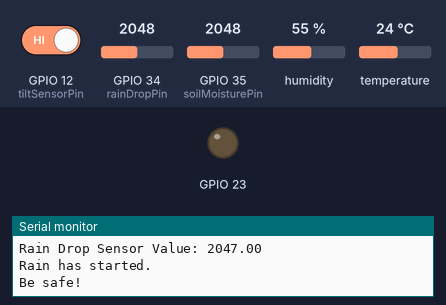
A sketch run on a simulated ESP32. On the bench: output pins drawn as LEDs (lit = HIGH), the last lines printed to the serial monitor. The test bench sets the inputs (shaded band); at power-on: GPIO 12 (tiltSensorPin) HIGH, GPIO 34 (rainDropPin) = 2048, GPIO 35 (soilMoisturePin) = 2048, humidity 55 %, temperature 24 °C. WiFi joins after 1.5 s; servers stay silent unless stated.

Above: at 3.0 s.
3.1 s: GPIO 12 (tiltSensorPin) driven LOW
At 4.2 s:
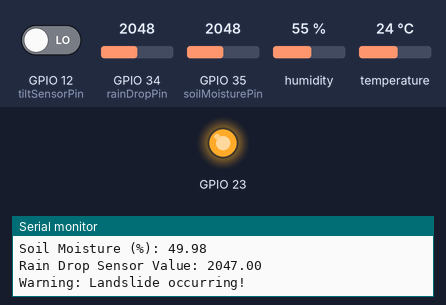
Timing chart, 0 to 6.1 s (numbered marks = the images above; inputs shaded):
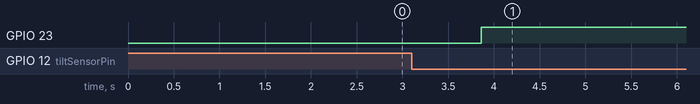

Measured:
- after the input at 3.1 s, GPIO 23: LOW → HIGH after 0.76 s

The sketch:

iotlandslide.ino
```cpp
#define BLYNK_TEMPLATE_ID "TMPL3jm0_Ykkx"
#define BLYNK_TEMPLATE_NAME "landslide detection1"
#define BLYNK_AUTH_TOKEN "OJNCRUj5UerXhcuAvYg9P7y_RiE9-GcK"


#include <DHT.h>
#include <WiFi.h>
//#include <ESP8266WiFi.h>         // For ESP8266 Wi-Fi connection
#include <BlynkSimpleEsp32.h>  // For Blynk using ESP8266
#include <Blynk.h>               // Include the main Blynk library


// For ESP32, replace the two includes above with <WiFi.h> and <BlynkSimpleEsp32.h>

#define DHTPIN 13    // Pin connected to DHT11
#define DHTTYPE DHT11

DHT dht(DHTPIN, DHTTYPE);

// Constants for sensors
const int soilMoisturePin = 35;  // Analog pin for soil moisture sensor
const int rainDropPin = 34;      // Analog pin for rain drop sensor
const int tiltSensorPin = 12;     // Digital pin for tilt sensor

const int rainThreshold = 100;   // Set your rain drop threshold value (0-1023)
unsigned long rainStartTime = 0; // Track time when rain starts
bool isRaining = false;          // Track if it is raining

// Blynk configuration
// #define BLYNK_TEMPLATE_ID "TMPL3C022gbv2"
// #define BLYNK_DEVICE_NAME "Landslide Detection"
// #define BLYNK_AUTH_TOKEN "WQ6waxYc-2m686xIBZmyj7-R4t7urF2e"

char auth[] = "OJNCRUj5UerXhcuAvYg9P7y_RiE9-GcK";  // Blynk Auth Token
char ssid[] = "Toy";  // Your Wi-Fi SSID
char pass[] = "toy12345"; // Your Wi-Fi Password

void setup() {
  Serial.begin(115200);

  // Initialize Blynk
  Blynk.begin(auth, ssid, pass);

  // Initialize DHT sensor
  dht.begin();

  // Set pin modes
  pinMode(soilMoisturePin, INPUT);
  pinMode(rainDropPin, INPUT);
  pinMode(tiltSensorPin, INPUT);
  pinMode(23,OUTPUT);
}

void loop() {
  Blynk.run();  // Run Blynk

  // Read sensors
  float soilMoistureValue = map(analogRead(soilMoisturePin),0,4095,4095,0);
  float rainDropValue = map(analogRead(rainDropPin),0,4095,4095,0);
  int tiltSensorValue = digitalRead(tiltSensorPin);

  // Read DHT11 values
  float humidity = dht.readHumidity();
  float temperature = dht.readTemperature();

  // Display values on Serial Monitor
  Serial.print("Humidity (%): ");
  Serial.println(humidity, 2);

  Serial.print("Temperature (C): ");
  Serial.println(temperature, 2);

  Serial.print("Soil Moisture (%): ");
  Serial.println(soilMoistureValue * 100 / 4096);

  Serial.print("Rain Drop Sensor Value: ");
  Serial.println(rainDropValue);

  // Send values to Blynk App
  Blynk.virtualWrite(V0, temperature);  // Temperature
  Blynk.virtualWrite(V1, humidity);     // Humidity
  Blynk.virtualWrite(V2, soilMoistureValue); // Soil moisture
  Blynk.virtualWrite(V3, rainDropValue);     // Rain drop sensor

  // Check for rain (analog value above threshold)
  if (rainDropValue > rainThreshold && !isRaining) {
    isRaining = true;
    rainStartTime = millis();  // Start tracking rain duration
    Serial.println("Rain has started.");
    Blynk.logEvent("rainstarted",String("Rain has started!"));
  }
  else if (rainDropValue <= rainThreshold && isRaining) {
    unsigned long rainDuration = (millis() - rainStartTime) / 1000;  // Duration in seconds
    Serial.print("Rain stopped. Duration: ");
    Serial.print(rainDuration);
    Serial.println("seconds");

    String message = "Rain has stopped! Duration: " + String(rainDuration) + " seconds";
    Blynk.logEvent("rainstopped",message);
    isRaining = false;
  }

  // Check tilt sensor for landslide warning
  if (tiltSensorValue == LOW) {
    Serial.println("Warning: Landslide occurring!");
    Blynk.logEvent("landslide_detection","Warning: Landslide detected!");
    digitalWrite(23,HIGH);
  } else {
    Serial.println("Be safe!");
  }

  delay(2000);  // Delay for readability
}
```
